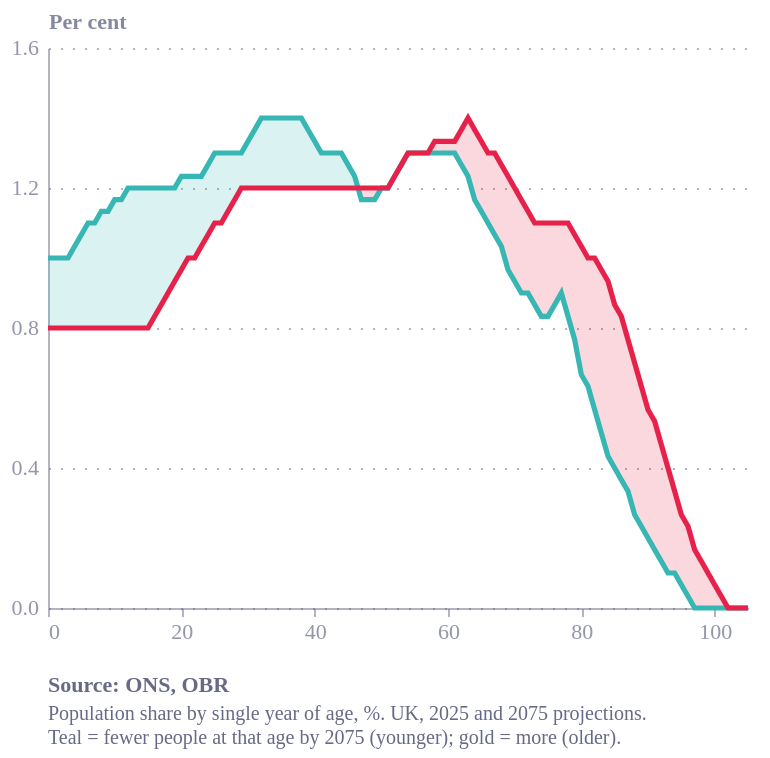

Source (Vega-Lite JSON):
### Vega-Lite specification from a JSON file in a GitHub repository (floating-point values rounded to 4 significant figures; data arrays with more than 128 entries replaced by an {"elided": "..."} marker saying what was removed)
{"config": {"font": "Circular Std", "text": {"color": "#676A86", "align": "left", "baseline": "middle", "dx": 7, "dy": 0, "fontSize": 11}, "view": {"stroke": "transparent", "continuousWidth": 400, "continuousHeight": 300, "discreteWidth": 400, "discreteHeight": 300, "fill": "transparent"}, "range": {"category": ["#36B7B4", "#E6224B", "#F4C245", "#0063AF", "#00A767", "#179FDB", "#EB5C2E"], "diverging": ["#E6224B", "#E54753", "#C9C9C9", "#179FDB", "#122B39"], "heatmap": ["#C9C9C9", "#179FDB", "#0063AF", "#122B39"], "ordinal": ["#00A767", "#36B7B4", "#179FDB", "#0063AF", "#243B5A"]}, "bar": {"color": "#179fdb"}, "line": {"color": "#e6224b"}, "rule": {"color": "#676A86"}, "area": {"opacity": 0.3}, "point": {"filled": true, "size": 80, "color": "#e6224b", "opacity": 0.95}, "geoshape": {"stroke": "white", "strokeWidth": 0.3}, "rect": {"fill": "#d6d4d4", "opacity": 0.3}, "axis": {"labelColor": "#676A86", "labelFontSize": 11, "labelFont": "Circular Std", "labelOpacity": 0.7, "tickColor": "#676A86", "tickOpacity": 0.5, "domainColor": "#676A86", "domainOpacity": 0.5, "gridColor": "#676A86", "gridDash": [2, 2], "gridOpacity": 0.5, "title": null, "titleColor": "#676A86", "titleOpacity": 0.8, "tickSize": 4}, "axisXDiscrete": {"grid": false, "labelAngle": 0, "tickCount": 10, "tickOpacity": 0.5, "title": null}, "axisYDiscrete": {"ticks": false, "labelPadding": 5}, "axisXTemporal": {"grid": false, "ticks": true}, "axisXQuantitative": {"grid": true}, "axisYQuantitative": {"gridColor": "#676A86", "gridDash": [1, 5], "gridOpacity": 0.5, "ticks": false, "labelPadding": 5, "tickCount": 8, "titleAngle": 0, "titleAlign": "left", "titleBaseline": "bottom", "titleX": 0, "titleY": -5}, "title": {"color": "#676A86E6", "subtitleColor": "#676A86", "font": "Circular Std", "subtitleFont": "Circular Std", "anchor": "start", "fontSize": 14, "subtitleFontSize": 12, "subtitlePadding": 4, "offset": 0, "frame": "group"}, "legend": {"titleColor": "#122b39", "title": null, "labelColor": "#122b39", "labelFontSize": 11}, "background": "white"}, "layer": [{"data": {"name": "data-826e5e142a88b86ac76f11edf99aa8e3"}, "mark": {"type": "area", "opacity": 0.18}, "encoding": {"color": {"field": "state", "legend": null, "scale": {"domain": ["Fewer by 2075", "More by 2075"], "range": ["#36B7B4", "#E6224B"]}, "type": "nominal"}, "x": {"field": "age", "scale": {"domain": [0, 105], "nice": false}, "type": "quantitative"}, "y": {"field": "lo", "scale": {"domain": [0, 1.6], "nice": false}, "type": "quantitative"}, "y2": {"field": "hi"}}}, {"data": {"name": "data-f1309a726cb00806025843324fefdb64"}, "mark": {"type": "line", "strokeWidth": 2.6}, "encoding": {"color": {"field": "year", "legend": {"direction": "vertical", "labelFontSize": 12, "legendX": 75, "legendY": 205, "orient": "none", "symbolStrokeWidth": 3, "symbolType": "stroke", "title": null}, "scale": {"domain": ["2025", "2075"], "range": ["#36B7B4", "#E6224B"]}, "type": "nominal"}, "x": {"axis": {"grid": false, "values": [0, 10, 20, 30, 40, 50, 60, 70, 80, 90, 100]}, "field": "age", "scale": {"domain": [0, 105], "nice": false}, "title": null, "type": "quantitative"}, "y": {"axis": {"format": ".1f", "titleAlign": "left", "titleAngle": 0, "titleX": 0, "titleY": -8, "values": [0.0, 0.2, 0.4, 0.6, 0.8, 1.0, 1.2, 1.4, 1.6]}, "field": "share", "scale": {"domain": [0, 1.6], "nice": false}, "title": "Per cent", "type": "quantitative"}}}], "height": 280, "title": {"text": "Source: ONS, OBR", "anchor": "start", "color": "#676A86", "dy": 12, "fontSize": 11, "orient": "bottom", "subtitle": ["Population share by single year of age, %. UK, 2025 and 2075 projections.", "Teal = fewer people at that age by 2075 (younger); gold = more (older)."], "subtitleColor": "#676A86", "subtitleFontSize": 10}, "width": 350, "$schema": "https://vega.github.io/schema/vega-lite/v6.4.1.json", "datasets": {"data-826e5e142a88b86ac76f11edf99aa8e3": [{"age": 0, "y2025": 1.0, "y2075": 0.8, "lo": 0.8, "hi": 1.0, "state": "Fewer by 2075"}, {"age": 1, "y2025": 1.0, "y2075": 0.8, "lo": 0.8, "hi": 1.0, "state": "Fewer by 2075"}, {"age": 2, "y2025": 1.0, "y2075": 0.8, "lo": 0.8, "hi": 1.0, "state": "Fewer by 2075"}, {"age": 3, "y2025": 1.0, "y2075": 0.8, "lo": 0.8, "hi": 1.0, "state": "Fewer by 2075"}, {"age": 4, "y2025": 1.033, "y2075": 0.8, "lo": 0.8, "hi": 1.033, "state": "Fewer by 2075"}, {"age": 5, "y2025": 1.067, "y2075": 0.8, "lo": 0.8, "hi": 1.067, "state": "Fewer by 2075"}, {"age": 6, "y2025": 1.1, "y2075": 0.8, "lo": 0.8, "hi": 1.1, "state": "Fewer by 2075"}, {"age": 7, "y2025": 1.1, "y2075": 0.8, "lo": 0.8, "hi": 1.1, "state": "Fewer by 2075"}, {"age": 8, "y2025": 1.133, "y2075": 0.8, "lo": 0.8, "hi": 1.133, "state": "Fewer by 2075"}, {"age": 9, "y2025": 1.133, "y2075": 0.8, "lo": 0.8, "hi": 1.133, "state": "Fewer by 2075"}, {"age": 10, "y2025": 1.167, "y2075": 0.8, "lo": 0.8, "hi": 1.167, "state": "Fewer by 2075"}, {"age": 11, "y2025": 1.167, "y2075": 0.8, "lo": 0.8, "hi": 1.167, "state": "Fewer by 2075"}, {"age": 12, "y2025": 1.2, "y2075": 0.8, "lo": 0.8, "hi": 1.2, "state": "Fewer by 2075"}, {"age": 13, "y2025": 1.2, "y2075": 0.8, "lo": 0.8, "hi": 1.2, "state": "Fewer by 2075"}, {"age": 14, "y2025": 1.2, "y2075": 0.8, "lo": 0.8, "hi": 1.2, "state": "Fewer by 2075"}, {"age": 15, "y2025": 1.2, "y2075": 0.8, "lo": 0.8, "hi": 1.2, "state": "Fewer by 2075"}, {"age": 16, "y2025": 1.2, "y2075": 0.8333, "lo": 0.8333, "hi": 1.2, "state": "Fewer by 2075"}, {"age": 17, "y2025": 1.2, "y2075": 0.8667, "lo": 0.8667, "hi": 1.2, "state": "Fewer by 2075"}, {"age": 18, "y2025": 1.2, "y2075": 0.9, "lo": 0.9, "hi": 1.2, "state": "Fewer by 2075"}, {"age": 19, "y2025": 1.2, "y2075": 0.9333, "lo": 0.9333, "hi": 1.2, "state": "Fewer by 2075"}, {"age": 20, "y2025": 1.233, "y2075": 0.9667, "lo": 0.9667, "hi": 1.233, "state": "Fewer by 2075"}, {"age": 21, "y2025": 1.233, "y2075": 1.0, "lo": 1.0, "hi": 1.233, "state": "Fewer by 2075"}, {"age": 22, "y2025": 1.233, "y2075": 1.0, "lo": 1.0, "hi": 1.233, "state": "Fewer by 2075"}, {"age": 23, "y2025": 1.233, "y2075": 1.033, "lo": 1.033, "hi": 1.233, "state": "Fewer by 2075"}, {"age": 24, "y2025": 1.267, "y2075": 1.067, "lo": 1.067, "hi": 1.267, "state": "Fewer by 2075"}, {"age": 25, "y2025": 1.3, "y2075": 1.1, "lo": 1.1, "hi": 1.3, "state": "Fewer by 2075"}, {"age": 26, "y2025": 1.3, "y2075": 1.1, "lo": 1.1, "hi": 1.3, "state": "Fewer by 2075"}, {"age": 27, "y2025": 1.3, "y2075": 1.133, "lo": 1.133, "hi": 1.3, "state": "Fewer by 2075"}, {"age": 28, "y2025": 1.3, "y2075": 1.167, "lo": 1.167, "hi": 1.3, "state": "Fewer by 2075"}, {"age": 29, "y2025": 1.3, "y2075": 1.2, "lo": 1.2, "hi": 1.3, "state": "Fewer by 2075"}, {"age": 30, "y2025": 1.333, "y2075": 1.2, "lo": 1.2, "hi": 1.333, "state": "Fewer by 2075"}, {"age": 31, "y2025": 1.367, "y2075": 1.2, "lo": 1.2, "hi": 1.367, "state": "Fewer by 2075"}, {"age": 32, "y2025": 1.4, "y2075": 1.2, "lo": 1.2, "hi": 1.4, "state": "Fewer by 2075"}, {"age": 33, "y2025": 1.4, "y2075": 1.2, "lo": 1.2, "hi": 1.4, "state": "Fewer by 2075"}, {"age": 34, "y2025": 1.4, "y2075": 1.2, "lo": 1.2, "hi": 1.4, "state": "Fewer by 2075"}, {"age": 35, "y2025": 1.4, "y2075": 1.2, "lo": 1.2, "hi": 1.4, "state": "Fewer by 2075"}, {"age": 36, "y2025": 1.4, "y2075": 1.2, "lo": 1.2, "hi": 1.4, "state": "Fewer by 2075"}, {"age": 37, "y2025": 1.4, "y2075": 1.2, "lo": 1.2, "hi": 1.4, "state": "Fewer by 2075"}, {"age": 38, "y2025": 1.4, "y2075": 1.2, "lo": 1.2, "hi": 1.4, "state": "Fewer by 2075"}, {"age": 39, "y2025": 1.367, "y2075": 1.2, "lo": 1.2, "hi": 1.367, "state": "Fewer by 2075"}, {"age": 40, "y2025": 1.333, "y2075": 1.2, "lo": 1.2, "hi": 1.333, "state": "Fewer by 2075"}, {"age": 41, "y2025": 1.3, "y2075": 1.2, "lo": 1.2, "hi": 1.3, "state": "Fewer by 2075"}, {"age": 42, "y2025": 1.3, "y2075": 1.2, "lo": 1.2, "hi": 1.3, "state": "Fewer by 2075"}, {"age": 43, "y2025": 1.3, "y2075": 1.2, "lo": 1.2, "hi": 1.3, "state": "Fewer by 2075"}, {"age": 44, "y2025": 1.3, "y2075": 1.2, "lo": 1.2, "hi": 1.3, "state": "Fewer by 2075"}, {"age": 45, "y2025": 1.267, "y2075": 1.2, "lo": 1.2, "hi": 1.267, "state": "Fewer by 2075"}, {"age": 46, "y2025": 1.233, "y2075": 1.2, "lo": 1.2, "hi": 1.233, "state": "Fewer by 2075"}, {"age": 47, "y2025": 1.167, "y2075": 1.2, "lo": 1.167, "hi": 1.2, "state": "More by 2075"}, {"age": 48, "y2025": 1.167, "y2075": 1.2, "lo": 1.167, "hi": 1.2, "state": "More by 2075"}, {"age": 49, "y2025": 1.167, "y2075": 1.2, "lo": 1.167, "hi": 1.2, "state": "More by 2075"}, {"age": 50, "y2025": 1.2, "y2075": 1.2, "lo": 1.2, "hi": 1.2, "state": "More by 2075"}, {"age": 51, "y2025": 1.2, "y2075": 1.2, "lo": 1.2, "hi": 1.2, "state": "More by 2075"}, {"age": 52, "y2025": 1.233, "y2075": 1.233, "lo": 1.233, "hi": 1.233, "state": "More by 2075"}, {"age": 53, "y2025": 1.267, "y2075": 1.267, "lo": 1.267, "hi": 1.267, "state": "More by 2075"}, {"age": 54, "y2025": 1.3, "y2075": 1.3, "lo": 1.3, "hi": 1.3, "state": "More by 2075"}, {"age": 55, "y2025": 1.3, "y2075": 1.3, "lo": 1.3, "hi": 1.3, "state": "More by 2075"}, {"age": 56, "y2025": 1.3, "y2075": 1.3, "lo": 1.3, "hi": 1.3, "state": "More by 2075"}, {"age": 57, "y2025": 1.3, "y2075": 1.3, "lo": 1.3, "hi": 1.3, "state": "More by 2075"}, {"age": 58, "y2025": 1.3, "y2075": 1.333, "lo": 1.3, "hi": 1.333, "state": "More by 2075"}, {"age": 59, "y2025": 1.3, "y2075": 1.333, "lo": 1.3, "hi": 1.333, "state": "More by 2075"}, {"age": 60, "y2025": 1.3, "y2075": 1.333, "lo": 1.3, "hi": 1.333, "state": "More by 2075"}, {"age": 61, "y2025": 1.3, "y2075": 1.333, "lo": 1.3, "hi": 1.333, "state": "More by 2075"}, {"age": 62, "y2025": 1.267, "y2075": 1.367, "lo": 1.267, "hi": 1.367, "state": "More by 2075"}, {"age": 63, "y2025": 1.233, "y2075": 1.4, "lo": 1.233, "hi": 1.4, "state": "More by 2075"}, {"age": 64, "y2025": 1.167, "y2075": 1.367, "lo": 1.167, "hi": 1.367, "state": "More by 2075"}, {"age": 65, "y2025": 1.133, "y2075": 1.333, "lo": 1.133, "hi": 1.333, "state": "More by 2075"}, {"age": 66, "y2025": 1.1, "y2075": 1.3, "lo": 1.1, "hi": 1.3, "state": "More by 2075"}, {"age": 67, "y2025": 1.067, "y2075": 1.3, "lo": 1.067, "hi": 1.3, "state": "More by 2075"}, {"age": 68, "y2025": 1.033, "y2075": 1.267, "lo": 1.033, "hi": 1.267, "state": "More by 2075"}, {"age": 69, "y2025": 0.9667, "y2075": 1.233, "lo": 0.9667, "hi": 1.233, "state": "More by 2075"}, {"age": 70, "y2025": 0.9333, "y2075": 1.2, "lo": 0.9333, "hi": 1.2, "state": "More by 2075"}, {"age": 71, "y2025": 0.9, "y2075": 1.167, "lo": 0.9, "hi": 1.167, "state": "More by 2075"}, {"age": 72, "y2025": 0.9, "y2075": 1.133, "lo": 0.9, "hi": 1.133, "state": "More by 2075"}, {"age": 73, "y2025": 0.8667, "y2075": 1.1, "lo": 0.8667, "hi": 1.1, "state": "More by 2075"}, {"age": 74, "y2025": 0.8333, "y2075": 1.1, "lo": 0.8333, "hi": 1.1, "state": "More by 2075"}, {"age": 75, "y2025": 0.8333, "y2075": 1.1, "lo": 0.8333, "hi": 1.1, "state": "More by 2075"}, {"age": 76, "y2025": 0.8667, "y2075": 1.1, "lo": 0.8667, "hi": 1.1, "state": "More by 2075"}, {"age": 77, "y2025": 0.9, "y2075": 1.1, "lo": 0.9, "hi": 1.1, "state": "More by 2075"}, {"age": 78, "y2025": 0.8333, "y2075": 1.1, "lo": 0.8333, "hi": 1.1, "state": "More by 2075"}, {"age": 79, "y2025": 0.7667, "y2075": 1.067, "lo": 0.7667, "hi": 1.067, "state": "More by 2075"}, {"age": 80, "y2025": 0.6667, "y2075": 1.033, "lo": 0.6667, "hi": 1.033, "state": "More by 2075"}, {"age": 81, "y2025": 0.6333, "y2075": 1.0, "lo": 0.6333, "hi": 1.0, "state": "More by 2075"}, {"age": 82, "y2025": 0.5667, "y2075": 1.0, "lo": 0.5667, "hi": 1.0, "state": "More by 2075"}, {"age": 83, "y2025": 0.5, "y2075": 0.9667, "lo": 0.5, "hi": 0.9667, "state": "More by 2075"}, {"age": 84, "y2025": 0.4333, "y2075": 0.9333, "lo": 0.4333, "hi": 0.9333, "state": "More by 2075"}, {"age": 85, "y2025": 0.4, "y2075": 0.8667, "lo": 0.4, "hi": 0.8667, "state": "More by 2075"}, {"age": 86, "y2025": 0.3667, "y2075": 0.8333, "lo": 0.3667, "hi": 0.8333, "state": "More by 2075"}, {"age": 87, "y2025": 0.3333, "y2075": 0.7667, "lo": 0.3333, "hi": 0.7667, "state": "More by 2075"}, {"age": 88, "y2025": 0.2667, "y2075": 0.7, "lo": 0.2667, "hi": 0.7, "state": "More by 2075"}, {"age": 89, "y2025": 0.2333, "y2075": 0.6333, "lo": 0.2333, "hi": 0.6333, "state": "More by 2075"}, {"age": 90, "y2025": 0.2, "y2075": 0.5667, "lo": 0.2, "hi": 0.5667, "state": "More by 2075"}, {"age": 91, "y2025": 0.1667, "y2075": 0.5333, "lo": 0.1667, "hi": 0.5333, "state": "More by 2075"}, {"age": 92, "y2025": 0.1333, "y2075": 0.4667, "lo": 0.1333, "hi": 0.4667, "state": "More by 2075"}, {"age": 93, "y2025": 0.1, "y2075": 0.4, "lo": 0.1, "hi": 0.4, "state": "More by 2075"}, {"age": 94, "y2025": 0.1, "y2075": 0.3333, "lo": 0.1, "hi": 0.3333, "state": "More by 2075"}, {"age": 95, "y2025": 0.06667, "y2075": 0.2667, "lo": 0.06667, "hi": 0.2667, "state": "More by 2075"}, {"age": 96, "y2025": 0.03333, "y2075": 0.2333, "lo": 0.03333, "hi": 0.2333, "state": "More by 2075"}, {"age": 97, "y2025": 0.0, "y2075": 0.1667, "lo": 0.0, "hi": 0.1667, "state": "More by 2075"}, {"age": 98, "y2025": 0.0, "y2075": 0.1333, "lo": 0.0, "hi": 0.1333, "state": "More by 2075"}, {"age": 99, "y2025": 0.0, "y2075": 0.1, "lo": 0.0, "hi": 0.1, "state": "More by 2075"}, {"age": 100, "y2025": 0.0, "y2075": 0.06667, "lo": 0.0, "hi": 0.06667, "state": "More by 2075"}, {"age": 101, "y2025": 0.0, "y2075": 0.03333, "lo": 0.0, "hi": 0.03333, "state": "More by 2075"}, {"age": 102, "y2025": 0.0, "y2075": 0.0, "lo": 0.0, "hi": 0.0, "state": "More by 2075"}, {"age": 103, "y2025": 0.0, "y2075": 0.0, "lo": 0.0, "hi": 0.0, "state": "More by 2075"}, {"age": 104, "y2025": 0.0, "y2075": 0.0, "lo": 0.0, "hi": 0.0, "state": "More by 2075"}, {"age": 105, "y2025": 0.0, "y2075": 0.0, "lo": 0.0, "hi": 0.0, "state": "More by 2075"}], "data-f1309a726cb00806025843324fefdb64": {"elided": "212 records"}}}
